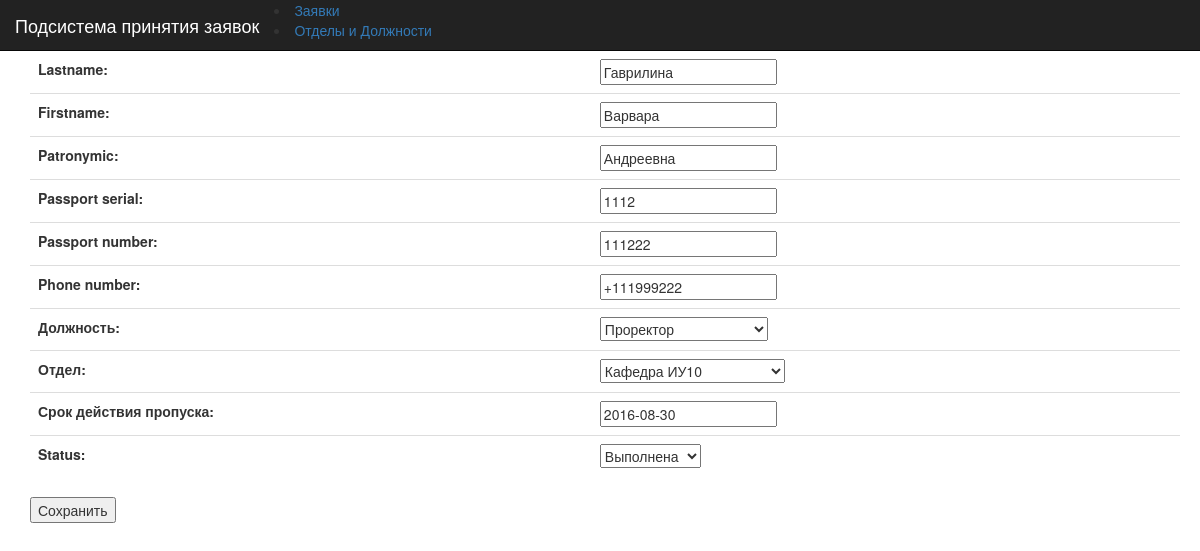
Page /requestsystem/request/31/ on the committed database.
### RequestSysApplication/models.py (models this page shows, shortened)
class MyRequest(models.Model):
    firstname = models.CharField(max_length=20)
    lastname = models.CharField(max_length=20)
    patronymic = models.CharField(max_length=20, blank=True, null=True)
    passport_serial = models.IntegerField(blank=True)
    passport_number = models.IntegerField(blank=True)
    registration_date = models.DateField(auto_now_add=True, verbose_name="Дата создания заявки")
    end_date = models.DateField(verbose_name="Срок действия пропуска", default='2016-08-30')
    phone_number = models.CharField(max_length=15,  blank=True,
                                    null=True)  # validators should be a list
    department = models.ForeignKey(Department, verbose_name="Отдел", null=True)
    position = models.ForeignKey(Position, verbose_name="Должность", null=True)
    createtime = models.DateTimeField(default=timezone.now)
    NEW = 'NEW'
    APPROVED = 'APR'
    CANCELLED = 'CAN'
    DONE = 'DON'
    REQUEST_STATUSES = (
        (NEW, 'Новая'),
        (APPROVED, 'Утверждена'),
        (CANCELLED, 'Отменена'),
        (DONE, 'Выполнена'),
    )
    status = models.CharField(max_length=3,
                              choices=REQUEST_STATUSES,
                              default=NEW)

### RequestSysApplication/views.py (the view)
# urls.py: url(r'^request/(?P<pk>[0-9]+)/?$', views.request, name = "request"),
def request(request,pk):
    context = RequestSystemSLRequest.request(request,pk)
    if context['error'] == 1:
        return HttpResponse("Error!")
    else:
        return render(request, 'request.html', context)

### RequestSysApplication/forms.py
class RequestForm(ModelForm):
    class Meta:
        model = MyRequest
        fields = ['id','lastname','firstname',  'patronymic', 'passport_serial', 'passport_number', 'phone_number',
                  'position', 'department', 'end_date', 'status']

### MyProject10Sem/utils.py (called while the page is built)
    @classmethod
    def get_connection(cls):
        if cls.obj is None:
            cls.obj = Connection()
        return cls.obj.conn

    @staticmethod
    def get_cursor_description(cursor):
        if cursor.description is not None:
            return list(map(lambda l: list(l)[0], list(cursor.description)))
        return None

    @staticmethod
    def row_to_dict(row, desc):
        return dict(zip(desc, row))

### RequestSysApplication/gateway.py (called while the page is built)
    def __getattribute__(self, key):
        try:
            return super(Gateway, self).__getattribute__(key)
        except AttributeError:
            if key in self.FIELDS:
                return self._fields[key]
            else:
                raise AttributeError('Attribute {} is unknown'.format(key))

    def __setattr__(self, key, value):
        if key in self.FIELDS:
            self._fields[key] = value
            self.__dirty__.add(key)
        else:
            return super(Gateway, self).__setattr__(key, value)

    @classmethod
    def get_conn(cls):
        return Connection.get_connection()

    @classmethod
    def find_by_id(cls, _id):
        c = cls.get_conn().cursor()
        res = c.execute("SELECT * FROM {} WHERE `id` = ?".format(cls.TABLE_NAME), [_id])
        desc = Connection.get_cursor_description(res)
        row = res.fetchone()
        if row is None:
            raise cls().DoesNotExist(_id)
        d = Connection.row_to_dict(row, desc)
        return cls(__exists__=True, **d)

### RequestSysApplication/models.py (called while the page is built)
    def __str__(self):
        full_name = '%s %s' % (self.name, self.number)
        return full_name.strip()

    def __str__(self):
        return self.name

### templates/request.html (shortened to what this page needs)
{% extends "base_nav.html"%}
{% block nav_brand %}Подсистема принятия заявок{% endblock %}
{% block navbar-menu %}
    <li class="active"><a href="/requestsystem">Заявки</a></li>
    <li><a href="/requestsystem/departs">Отделы и Должности</a></li>
{% endblock %}
{% block bodycontent %}
     <form action="/requestsystem/request/{{ id }}/" method="post">
         <table class="table table-responsive">
             {{ form.as_table }}
         </table>
         <input type="submit" value="Сохранить" />
     </form>
{% endblock %}

### templates/base_nav.html (style rules this page uses)
body { padding-top: 50px; padding-left: 30px; padding-right: 20px; }

### rows in the picture
MyRequest: lastname "Гаврилина", firstname "Варвара", patronymic "Андреевна", passport_serial "1112", passport_number "111222", phone_number "+111999222", position "Проректор", department "Кафедра ИУ10", end_date "2016-08-30", status "Выполнена"
